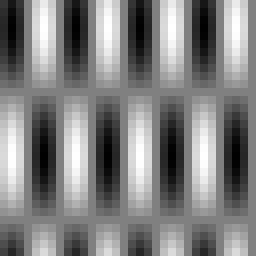
#> input picture POC_LAB_8/dwieFale.bmp, 32 x 32 px (shown 8 times larger); the run also reads 1 picture not shown here
$ jupyter execute --allow-errors 08_Fourier.ipynb   (older library calls are emulated)
#> lines starting #> are read from the running program, lines starting #| are printed output that depends on the picture; after the words box and inside, x2 and y2 are one past the last pixel; in counts of white or black regions, pixels touching at a corner belong together
# Transformata Fouriera dla obrazów cyfrowych. Filtracja w dziedzinie częstotliwości.

## Cel ćwiczenia

- Zapoznanie z wykorzystaniem transformaty Fouriera w przetwarzaniu obrazów cyfrowych.
- Zapoznanie z pojęciem F-obrazu (amplitudy i fazy).
- Zapoznanie z własnościami transformaty Fouriera.
- Zapoznanie z filtracją w dziedzinie częstotliwości.

Na jednym z poprzednich ćwiczeń zetknęliśmy się z pojęciem konwolucji.
Przykładem może być filtracja dolno i górnoprzepustowa.
Operacja ta odpowiada mnożeniu w dziedzinie częstotliwości zgodnie z zależnością:<br>
\begin{equation}
\mathcal{F}(g(x,y)*h(x,y)) = \mathcal{F}(g(x,y)) \cdot \mathcal{F}(h(x,y))
\end{equation}<br>
gdzie $\mathcal{F}$ oznacza transformatę Fouriera, a $*$ jest splotem.

Operacja filtracji w dziedzinie częstotliwości może okazać się bardziej efektywna, jeżeli operacje fft2 i ifft2 zajmą mniej czasu niż klasyczna konwolucja (zazwyczaj dla dużego obrazu, z dużą maską).

Sama filtracja w dziedzinie częstotliwości to mnożenie całego obrazu przez jedną maskę.

W przypadku filtracji w dziedzinie częstotliwości zakłada się, że obraz "zawija się" na brzegach, co może powodować pewne artefakty.

W dziedzinie częstotliwości "działają" tylko filtry określane jako liniowe.
Filtry medianowe, maksymalne, minimalne itp. nie mają swoich odpowiedników.

## Dwuwymiarowa transformata Fouriera

1. Wczytaj plik "dwieFale.bmp" w skali szarości.
Jest to obraz powstały na podstawie następującej zależności:<br>
\begin{equation}
L(m, n) = 128 + 127 \cdot \cos(\frac{2\pi m}{32}+\frac{3\pi}{4}) \cdot \cos(\frac{2\pi n}{8}-\frac{\pi}{2})
\end{equation}<br>
gdzie $m$ i $n$ są odpowiednio numerami wierszy i kolumn.
2. Do realizacji dwuwymiarowej transformaty Fouriera służy funkcja `cv2.dft`.
Wykonaj transformatę na wczytanym obrazie. W ten sposób uzyskuje się tzw. F-obraz.
3. Najniższe częstotliwości znajdują się w lewym-górnym rogu obrazu.
Dla celów wizualizacji często wykonuje się tzw. przesunięcie F-obrazu, które przesuwa niskie częstotliwości do środka.
Wykorzystaj funkcję `np.fft.fftshift`.
Jako pierwszy argument podaj wynik transformaty Fouriera.
Jako drugi argument podaj numery osi, wzdłuż których należy wykonać operację.
Pierwsza oś odnosi się do wierszy obrazu.
Druga oś odnosi się do kolumn obrazu.
Trzecia oś to część rzeczywista (`[:, :, 0]`) lub urojona (`[:, :, 1]`)
4. Wyświetl wynik transformaty.
Na wspólnym wykresie umieść obraz oryginalny, amplitudę i fazę F-obrazu.
Amplitudę i fazę wyznacz za pomocą funkcji `cv2.cartToPolar`.
Pierwszym argumentem funkcji jest część rzeczywista wyniku, a drugim urojona.
5. Dla wizualizacji oblicz logarytm dziesiętny amplitudy: `ALog = np.log10(A + 1)`.
Wyświetl go zamiast amplitudy na poprzednim wykresie.
6. Wczytaj obrazy *kolo.bmp*, *kwadrat.bmp*, *kwadrat45.bmp*, *trojkat.bmp*.
Czy analizując F-obraz można coś powiedzieć o kierunku krawędzi obiektów?
7. Sprawdź (empirycznie) poprawność stwierdzenia:
>Dwuwymiarowa transformata Fouriera jest złożeniem dwóch transformat jednowymiarowych (wykonanych np. najpierw wierszowo, a później kolumnowo). Jednowymiarowa transformata realizowana jest za pomocą funkcji fft.
>
Wykonaj najpierw transformatę po wierszach: `FRow = np.fft.fft(I, axis=0)`.
Następnie po kolumnach: `FCol = np.fft.fft(I, axis=1)`.
Porównaj tak uzyskany wynik z rezultatem działania funkcji `cv2.dft`.
Można to zrobić wizualnie lub z wykorzystaniem funkcji `cv2.absdiff`.

[cell 1]
def get_dft(image):
    f_obraz = cv2.dft(np.float32(image), flags = cv2.DFT_COMPLEX_OUTPUT)
    re_part = np.fft.fftshift(f_obraz[:, :, 0])
    img_part = np.fft.fftshift(f_obraz[:, :, 1])
    A, F = cv2.cartToPolar(re_part, img_part)
    Alog = np.log10(A + 1)
    return [A, Alog, F]

[cell 2]
import cv2
from matplotlib import pyplot as plt
import numpy as np
import math
import os

# Load required files
if not os.path.exists("dwieFale.bmp") :
    !wget https://raw.githubusercontent.com/vision-agh/poc_sw/master/08_Fourier/dwieFale.bmp --no-check-certificate
if not os.path.exists("kolo.bmp") :
    !wget https://raw.githubusercontent.com/vision-agh/poc_sw/master/08_Fourier/kolo.bmp --no-check-certificate
if not os.path.exists("kwadrat.bmp") :
    !wget https://raw.githubusercontent.com/vision-agh/poc_sw/master/08_Fourier/kwadrat.bmp --no-check-certificate
if not os.path.exists("kwadrat45.bmp") :
    !wget https://raw.githubusercontent.com/vision-agh/poc_sw/master/08_Fourier/kwadrat45.bmp --no-check-certificate
if not os.path.exists("kwadratKL.bmp") :
    !wget https://raw.githubusercontent.com/vision-agh/poc_sw/master/08_Fourier/kwadratKL.bmp --no-check-certificate
if not os.path.exists("kwadratS.bmp") :
    !wget https://raw.githubusercontent.com/vision-agh/poc_sw/master/08_Fourier/kwadratS.bmp --no-check-certificate
if not os.path.exists("kwadratT.bmp") :
    !wget https://raw.githubusercontent.com/vision-agh/poc_sw/master/08_Fourier/kwadratT.bmp --no-check-certificate
if not os.path.exists("lena.bmp") :
    !wget https://raw.githubusercontent.com/vision-agh/poc_sw/master/08_Fourier/lena.bmp --no-check-certificate
if not os.path.exists("trojkat.bmp") :
    !wget https://raw.githubusercontent.com/vision-agh/poc_sw/master/08_Fourier/trojkat.bmp --no-check-certificate


I_Fale = cv2.imread('dwieFale.bmp', cv2.IMREAD_GRAYSCALE)
#> I_Fale is the input picture: shape (32, 32); min 1, max 255, mean 128
plt.gray()


magnitude, Alog, angle =  get_dft(I_Fale)


figFale, axsFale = plt.subplots(1,3,figsize=(15,15))

axsFale[0].imshow(I_Fale, 'gray', vmin=0, vmax=256)
axsFale[0].axis('off')
axsFale[1].imshow(magnitude, 'gray')
axsFale[1].axis('off')
axsFale[2].imshow(angle, 'gray')
axsFale[2].axis('off')


figFale2, axsFale2 = plt.subplots(1,3,figsize=(15,15))

axsFale2[0].imshow(I_Fale, 'gray', vmin=0, vmax=256)
axsFale2[0].axis('off')
axsFale2[1].imshow(Alog, 'gray')
axsFale2[1].axis('off')
axsFale2[2].imshow(angle, 'gray')
axsFale2[2].axis('off')

[cell 3]
kolo = cv2.imread('kolo.bmp', cv2.IMREAD_GRAYSCALE)
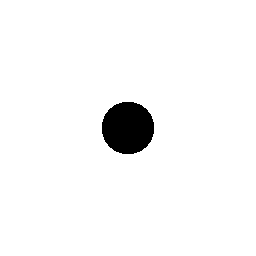
#> input picture POC_LAB_8/kolo.bmp, 256 x 256 px
#> kolo: shape (256, 256); 96.7% white; 1 black region, box (x1, y1, x2, y2) and area: (102, 102, 154, 154) 2164
kwadrat = cv2.imread('kwadrat.bmp', cv2.IMREAD_GRAYSCALE)
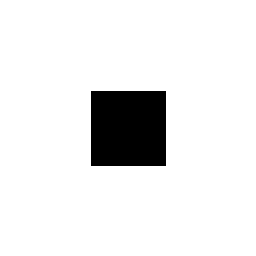
#> input picture POC_LAB_8/kwadrat.bmp, 256 x 256 px
#> kwadrat: shape (256, 256); 91.4% white; 1 black region, box (x1, y1, x2, y2) and area: (91, 91, 166, 166) 5625
kwadrat45 = cv2.imread('kwadrat45.bmp', cv2.IMREAD_GRAYSCALE)
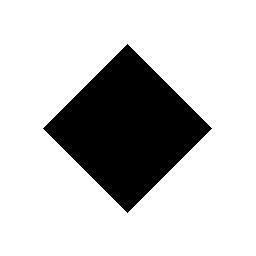
#> input picture POC_LAB_8/kwadrat45.bmp, 256 x 256 px
#> kwadrat45: shape (256, 256); 78.2% white; 1 black region, box (x1, y1, x2, y2) and area: (43, 44, 212, 213) 14281
trojkat = cv2.imread('trojkat.bmp', cv2.IMREAD_GRAYSCALE)
plt.gray()


f, tab = plt.subplots(4,3,figsize=(15,15))

kolo_A, kolo_Alog, kolo_F = get_dft(kolo)
#> in get_dft (call 2), `img_part = np.fft.fftshift(f_obraz[:, :, 1])`:
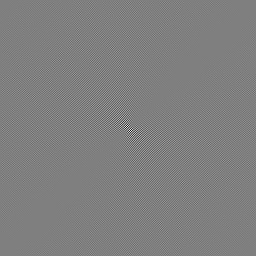
#> img_part: shape (256, 256) float32; min -17297.5, max 17297.5, mean 0; drawn with min black and max white
tab[0,0].imshow(kolo, 'gray')
tab[0,1].imshow(kolo_Alog, 'gray')
tab[0,2].imshow(kolo_F, 'gray')
tab[0,0].axis('off')
tab[0,1].axis('off')
tab[0,2].axis('off')
tab[0,0].set_title("org")
tab[0,1].set_title("Amplituda")
tab[0,2].set_title("Faza")

kwadrat_A, kwadrat_Alog, kwadrat_F = get_dft(kwadrat)
#> in get_dft (call 3), `Alog = np.log10(A + 1)`:
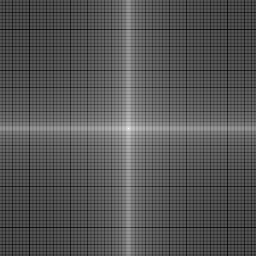
#> Alog: shape (256, 256) float32; min 0.0186, max 7.18, mean 2.43; drawn with min black and max white
tab[1,0].imshow(kwadrat, 'gray')
tab[1,0].axis('off')
tab[1,1].imshow(kwadrat_Alog, 'gray')
tab[1,1].axis('off')
tab[1,2].imshow(kwadrat_F, 'gray')
tab[1,2].axis('off')
tab[1,0].set_title("org")
tab[1,1].set_title("Amplituda")
tab[1,2].set_title("Faza")

kwadrat45_A, kwadrat45_Alog, kwadrat45_F = get_dft(kwadrat45)
#> in get_dft (call 4), `Alog = np.log10(A + 1)`:
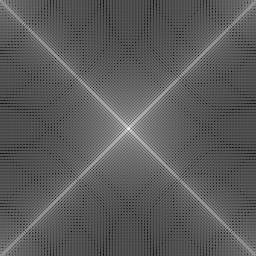
#> Alog: shape (256, 256) float32; min 0.0762, max 7.12, mean 2.59; drawn with min black and max white
tab[2,0].imshow(kwadrat45, 'gray')
tab[2,0].axis('off')
tab[2,1].imshow(kwadrat45_Alog, 'gray')
tab[2,1].axis('off')
tab[2,2].imshow(kwadrat45_F, 'gray')
tab[2,2].axis('off')
tab[2,0].set_title("org")
tab[2,1].set_title("Amplituda")
tab[2,2].set_title("Faza")

#> (the rest of this cell did not finish here and is left out)

[cell 4]
Img = np.fft.fft2(kolo)
Img2 = np.fft.fft(np.fft.fft(kolo, axis=0), axis=1)

print(Img)
#> (printed output is left out)
print(Img2)
#> (printed output is left out)

## Własności dwuwymiarowej transformaty Fouriera

1. Zbadaj jak zmienia się F-obraz (amplituda i faza) podczas następujących operacji: translacja, rotacja, zmiana rozmiaru, kombinacja liniowa.
Wykorzystaj stworzony wcześniej kod.
2. Do badania translacji wykorzystaj obrazy *kwadrat.bmp* i *kwadratT.bmp*.
3. Przy badaniu rotacji wykorzystaj obrazy *kwadrat.bmp* i *kwadrat45.bmp*.
4. Przy badaniu zmiany rozmiaru wykorzystaj obrazy *kwadrat.bmp* i *kwadratS.bmp*.
5. Przy badaniu kombinacji liniowej wykorzystaj obrazy *kwadrat.bmp*, *kwadrat45.bmp* i *kwadratKL.bmp*.

[cell 5]
def translacja(img):
    n_rows, n_cols = img.shape[:2]
#> n_rows = 256; n_cols = 256
    m = np.float32([[1,0,70], [0,1,110]])
    translationImg = cv2.warpAffine(img, m, (n_cols, n_rows))
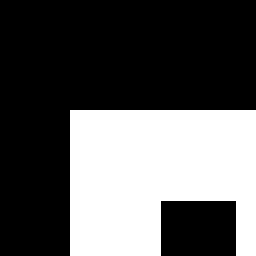
#> translationImg: shape (256, 256); 35.1% white; 1 white region, box (x1, y1, x2, y2) and area: (70, 110, 256, 256) 23031
    return translationImg


kwadratT = cv2.imread('kwadratT.bmp', cv2.IMREAD_GRAYSCALE)


T1=translacja(kwadrat)
#> (the rest of this cell did not finish here and is left out)

[cell 6]
kwadrat45 = cv2.imread('kwadrat45.bmp', cv2.IMREAD_GRAYSCALE)
r1=np.rot90(kwadrat)
#> r1: shape (256, 256); 91.4% white; 1 black region, box (x1, y1, x2, y2) and area: (91, 90, 166, 165) 5625
r2=np.rot90(kwadrat45)
#> r2: shape (256, 256); 78.2% white; 1 black region, box (x1, y1, x2, y2) and area: (44, 44, 213, 213) 14281


f, tab = plt.subplots(2,3,figsize=(15,15))

r1A, r1Alog, r1F = get_dft(r1)
#> in get_dft (call 6), `A, F = cv2.cartToPolar(re_part, img_part)`:
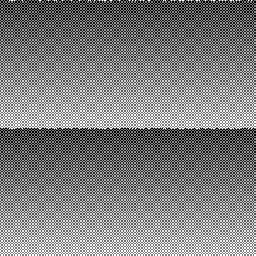
#> F: shape (256, 256) float32; min 0, max 6.28, mean 3.14; drawn with min black and max white
tab[0,0].imshow(r1)
tab[0,1].imshow(r1Alog)
tab[0,2].imshow(r1F)

r2A, r2Alog, r2F = get_dft(r2)
#> in get_dft (call 7), `A, F = cv2.cartToPolar(re_part, img_part)`:
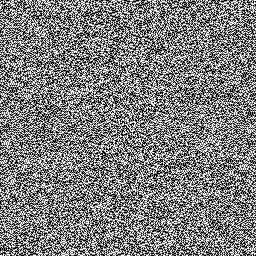
#> F: shape (256, 256) float32; min 0, max 6.28, mean 3.13; drawn with min black and max white
tab[1,0].imshow(r2)
tab[1,1].imshow(r2Alog)
tab[1,2].imshow(r2F)

[cell 7]
def resize(src,scale = 50):
    width = int(src.shape[1] * scale / 100)
    height = int(src.shape[0] * scale / 100)
    dsize = (width, height)
    return cv2.resize(src, dsize)

kwadratS = cv2.imread('kwadratS.bmp', cv2.IMREAD_GRAYSCALE)
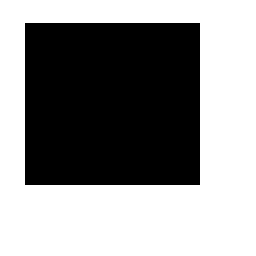
#> input picture POC_LAB_8/kwadratS.bmp, 256 x 256 px
#> kwadratS: shape (256, 256); 56.7% white; 1 black region, box (x1, y1, x2, y2) and area: (25, 23, 200, 185) 28350
r1=resize(kwadrat)
r2=resize(kwadratS)


f, tab = plt.subplots(2,3,figsize=(15,15))

r1A, r1Alog, r1F = get_dft(r1)
tab[0,0].imshow(r1)
tab[0,1].imshow(r1Alog)
tab[0,2].imshow(r1F)

r2A, r2Alog, r2F = get_dft(r2)
tab[1,0].imshow(r2)
tab[1,1].imshow(r2Alog)
tab[1,2].imshow(r2F)
